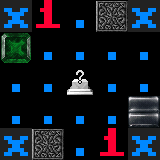

This game map was drawn from its Tiled (.tmx) file and the tilesets committed beside it. A one-line description and the full map source follow:
An orthogonal 5x5 tile map with 32x32 px tiles, 3 tile layers (Tile Layer, Feature Layer, Tag Layer), 2 tilesets.

<map version="2017.05.26" orientation="orthogonal" renderorder="right-down" width="5" height="5" tilewidth="32" tileheight="32" backgroundcolor="#000000" nextobjectid="1">
 <properties>
  <property name="code" value=": ee_lugonu(_G)" />
  <property name="tags" value="ee_5x5" />
 </properties>
 <tileset firstgid="1" source="../tilesets/features.tsx" />
 <tileset firstgid="205" source="../tilesets/basic.tsx" />
 <layer name="Tile Layer" width="5" height="5">
  <data encoding="csv">
206,28,205,306,206,
213,205,205,205,205,
205,205,72,205,205,
205,205,205,205,212,
206,306,205,28,206
</data>
 </layer>
 <layer name="Feature Layer" width="5" height="5">
  <data encoding="csv">
0,0,0,0,0,
0,0,0,0,0,
0,0,0,0,0,
0,0,0,0,0,
0,0,0,0,0
</data>
 </layer>
 <layer name="Tag Layer" width="5" height="5">
  <data encoding="csv">
0,0,0,0,0,
0,0,0,0,0,
0,0,0,0,0,
0,0,0,0,0,
0,0,0,0,0
</data>
 </layer>
 <objectgroup name="Scripting Layer" />
</map>
